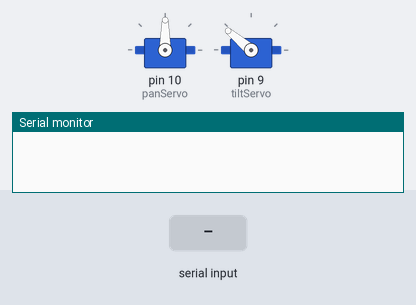
A sketch run on a simulated Arduino Uno, built with avr-gcc and run on an emulated ATmega328P. Shown: 2 × servo, the last lines printed to the serial monitor. The test bench sets the inputs (shaded band).

Above: at 1.2 s.
1.3 s: "1" received over Serial
At 1.85 s:
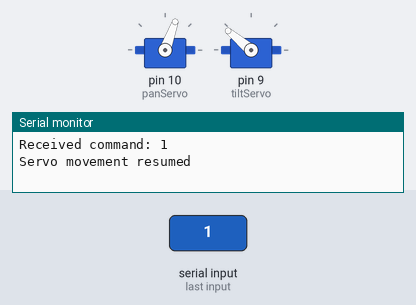
4.3 s: "0" received over Serial
At 4.7 s:
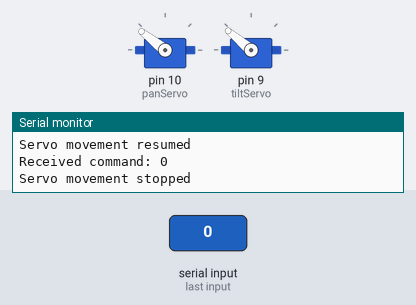
Timing chart, 0 to 7.3 s (numbered marks = the images above; inputs shaded):
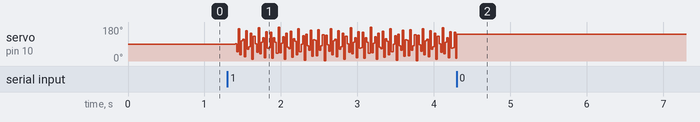

The sketch:

python_to_servo_comm.ino
```cpp
#include <Servo.h>
#include <Wire.h>
#include <ArduinoJson.h>

Servo panServo;
Servo tiltServo;
bool stop = false;
bool turn = false;

void setup() {
  Serial.begin(9600);
  panServo.attach(10);  // Pin 10 for pan servo
  tiltServo.attach(9); // Pin 9 for tilt servo
  panServo.write(90);  // Center position
  tiltServo.write(140); // Center position
}

void loop() {
  //Move the pan servo back and forth
  if (stop && !turn) { //turn one way
    if (panServo.read() < 180) {
      panServo.write(panServo.read() + 1);
    } else {
      turn = true;
    }
  } else if (stop && turn) {
    if (panServo.read() > 0) {//turn the other
      panServo.write(panServo.read() - 1);
    } else {
      turn=false;
    }
  }else{
    delay(100);
  }


  // Check for incoming serial commands
  if (Serial.available() > 0) {
    char received = Serial.read();
    Serial.print("Received command: ");
    Serial.println(received);
    if (received == '1') {
      stop = true;
      Serial.println("Servo movement resumed");
    } else if (received == '0') {
      stop = false;
      Serial.println("Servo movement stopped");
    }
  }


}
```
